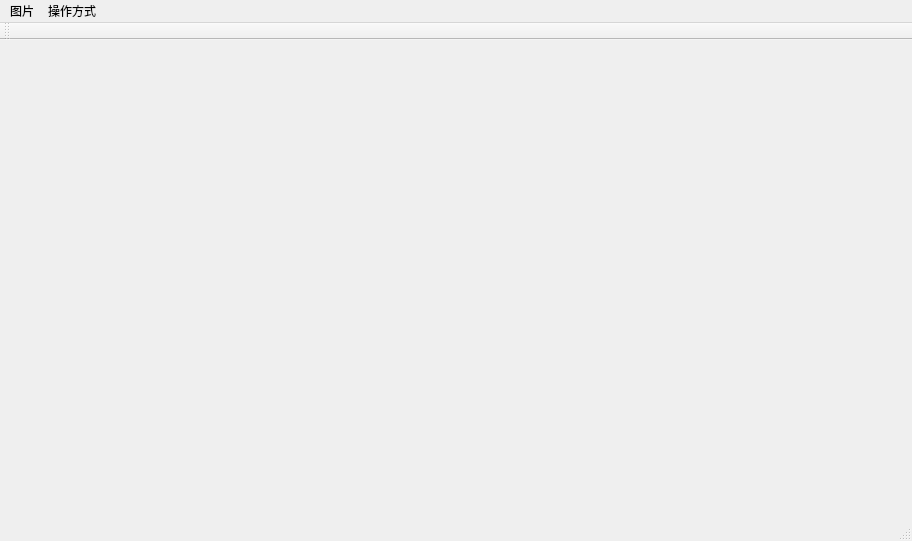
<?xml version="1.0" encoding="UTF-8"?>
<ui version="4.0">
 <class>MainWindow</class>
 <widget class="QMainWindow" name="MainWindow">
  <property name="geometry">
   <rect>
    <x>0</x>
    <y>0</y>
    <width>912</width>
    <height>541</height>
   </rect>
  </property>
  <property name="windowTitle">
   <string>MainWindow</string>
  </property>
  <widget class="QWidget" name="centralWidget"/>
  <widget class="QMenuBar" name="menuBar">
   <property name="geometry">
    <rect>
     <x>0</x>
     <y>0</y>
     <width>912</width>
     <height>23</height>
    </rect>
   </property>
   <widget class="QMenu" name="menu_File">
    <property name="title">
     <string>图片</string>
    </property>
    <addaction name="actionOpen"/>
    <addaction name="actionSave"/>
   </widget>
   <widget class="QMenu" name="menu">
    <property name="title">
     <string>操作方式</string>
    </property>
    <addaction name="actionAutomatic"/>
   </widget>
   <addaction name="menu_File"/>
   <addaction name="menu"/>
  </widget>
  <widget class="QToolBar" name="mainToolBar">
   <attribute name="toolBarArea">
    <enum>TopToolBarArea</enum>
   </attribute>
   <attribute name="toolBarBreak">
    <bool>false</bool>
   </attribute>
  </widget>
  <widget class="QStatusBar" name="statusBar"/>
  <action name="actionManual">
   <property name="text">
    <string>Manual</string>
   </property>
  </action>
  <action name="actionAutomatic">
   <property name="text">
    <string>Automatic</string>
   </property>
  </action>
  <action name="actionOpen">
   <property name="text">
    <string>Open</string>
   </property>
  </action>
  <action name="actionSave">
   <property name="text">
    <string>Save</string>
   </property>
  </action>
  <action name="actionClose">
   <property name="text">
    <string>Close</string>
   </property>
  </action>
 </widget>
 <layoutdefault spacing="6" margin="11"/>
 <resources/>
 <connections/>
</ui>
